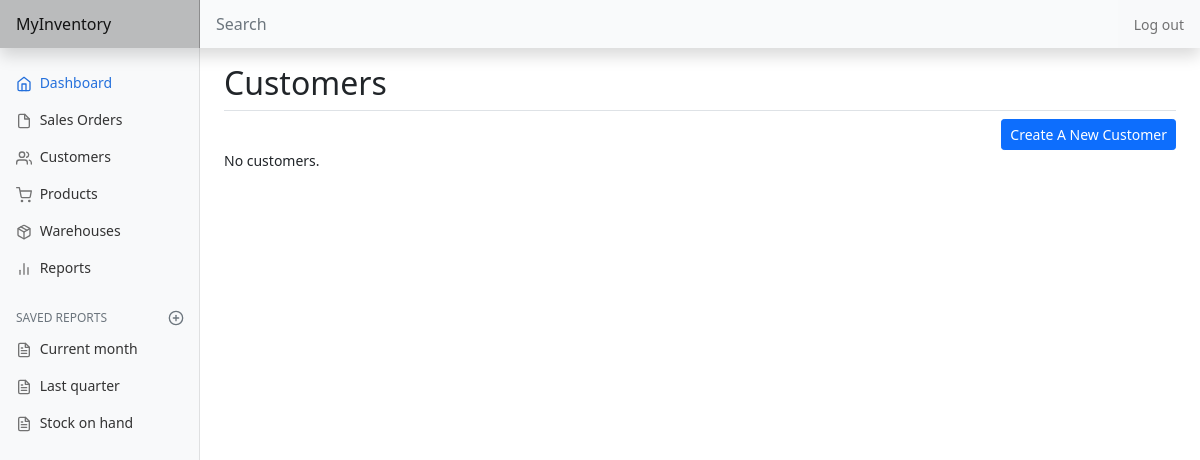
The app's page /customer/list (signed in), older data.
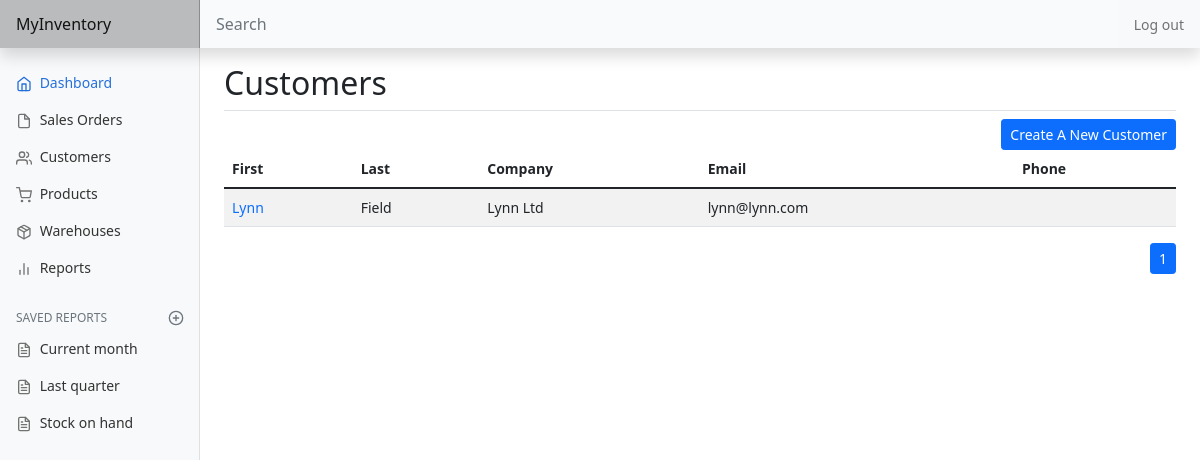
The same page, newer data.
### inventory/models.py (models this page shows, shortened)
class Customer(models.Model):
    user = models.ForeignKey(User, on_delete=CASCADE, related_name="customers")
    first_name = models.CharField(max_length=50)
    last_name = models.CharField(max_length=50)
    company = models.CharField(blank=True, max_length=100)
    email = models.EmailField()
    phone = models.CharField(blank=True, max_length=20)
    note = models.CharField(blank=True, max_length=256)
    billing_street = models.CharField(blank=True, max_length=128)
    billing_suburb = models.CharField(blank=True, max_length=64)
    billing_city = models.CharField(blank=True, max_length=64)
    billing_postcode = models.CharField(blank=True, max_length=8)
    billing_country = models.CharField(blank=True, max_length=64)
    shipping_street = models.CharField(blank=True, max_length=128)
    shipping_suburb = models.CharField(blank=True, max_length=64)
    shipping_city = models.CharField(blank=True, max_length=64)
    shipping_postcode = models.CharField(blank=True, max_length=6)
    shipping_country = models.CharField(blank=True, max_length=64)
    timestamp = models.DateTimeField(auto_now_add=True)

### inventory/views.py (the view)
# urls.py: path('customer/list', views.list_customer, name="list_customer"),
@login_required
def list_customer(request):
    if not request.user.is_authenticated:
        return JsonResponse(status=404)
    customers = Customer.objects.filter(
        user=request.user).order_by('first_name')
    return render(request, "inventory/customer_list.html", {
        "page_obj": paginate_items(request, customers)
    })

### inventory/util.py (called while the page is built)
def paginate_items(request, items):
    paginator = Paginator(items, ITEMS_PER_PAGE)
    page_number = request.GET.get('page')
    page_obj = paginator.get_page(page_number)
    return page_obj

### inventory/templates/inventory/customer_list.html (shortened to what this page needs)
{% extends 'inventory/layout.html' %}
{% block body %}
    <h2>Customers</h2>
    <div class="d-flex justify-content-end border-top pt-2">
        <a class="btn btn-sm btn-primary" href="{% url 'create_customer' %}">Create A New Customer</a>
    </div>
    {% if not page_obj.object_list %}
        <span class="pagination">No customers.</span>
    {% else %}
        <div class="table-responsive-md">
            <table class="table table-striped table-hover">
                <thead>
                    <tr class="table-striped">
                        <th scope="col">First</th>
                        <th scope="col">Last</th>
                        <th scope="col">Company</th>
                        <th scope="col">Email</th>
                        <th scope="col">Phone</th>
                    </tr>
                </thead>
                <tbody>
                    {% for customer in page_obj %}
                        <tr class="table-striped">
                            <td><a class="edit-link" href="{% url 'edit_customer' customer.id %}">{{ customer.first_name }}</a></td>
                            <td>{{ customer.last_name }}</td>
                            <td>{{ customer.company }}</td>
                            <td>{{ customer.email }}</td>
                            <td>{{ customer.phone }}</td>
                        </tr>
                    {% endfor %}
                </tbody>
            </table>
        </div>
        {% include 'inventory/pagination.html' %}
    {% endif %}
{% endblock %}

Row changes from the older to the newer data that the page shows:
added Customer: first_name "Lynn", last_name "Field", company "Lynn Ltd", email "lynn@lynn.com"
Text that changed along with them:
text no longer shown: "No customers."
text now shown: "First Last Company Email Phone"
new list line: "1"
